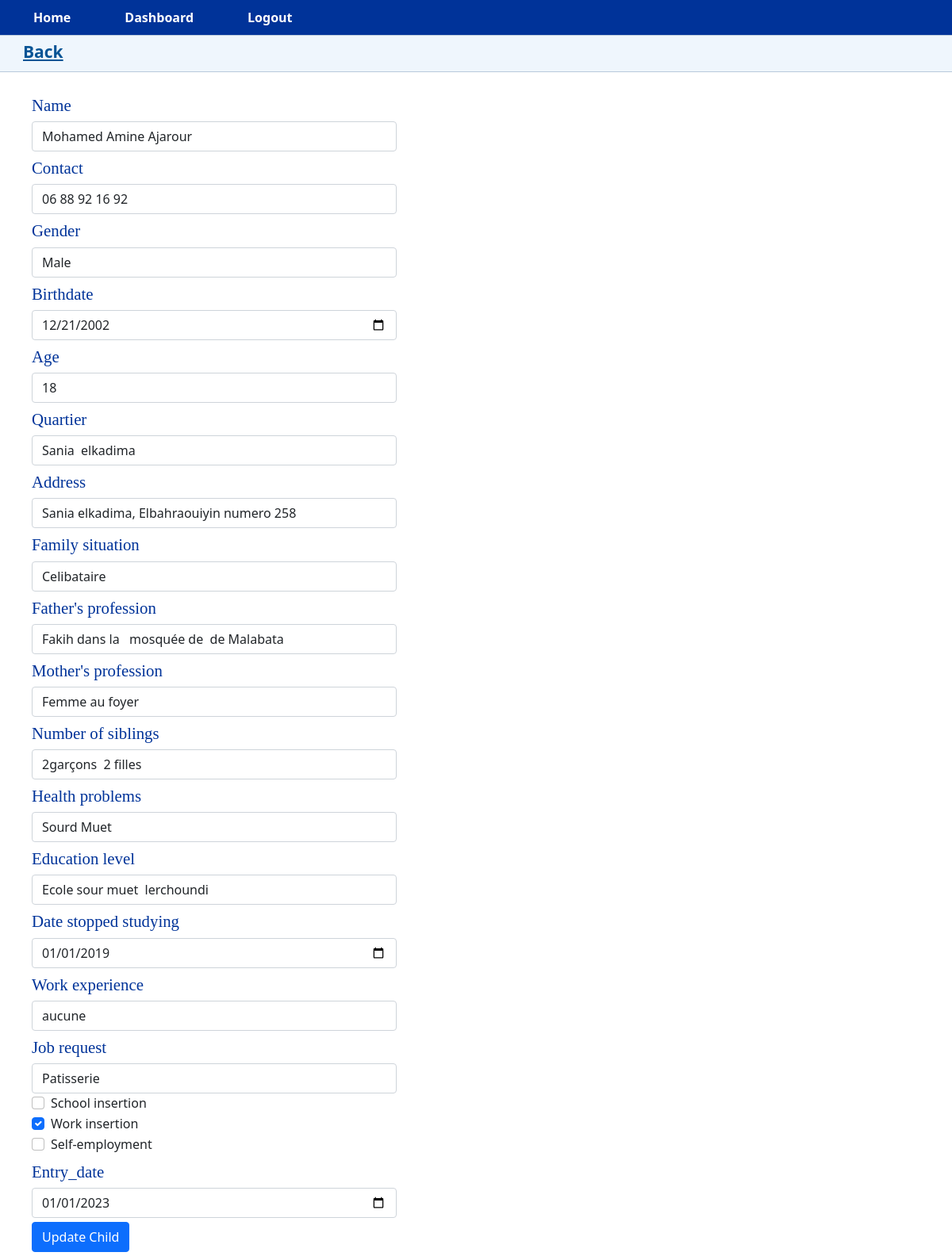
Page /edit_child/3 (signed in) on the committed database.
### app.py (models this page shows)
class Children(db.Model, UserMixin):
    id = db.Column(db.Integer, primary_key=True)
    name = db.Column(db.String(100), nullable=False)
    contact = db.Column(db.String(20), nullable=True)
    sex = db.Column(db.String(10), nullable=False)
    Date_naissance = db.Column(db.Date, nullable=False)
    age = db.Column(db.Integer, nullable=False)
    Quartier = db.Column(db.String(100), nullable=False)
    Adresse = db.Column(db.String(100), nullable=False)
    situation_familliale = db.Column(db.String(100), nullable=True)
    Fonction_pere = db.Column(db.String(100), nullable=True)
    Fonction_mere = db.Column(db.String(100), nullable=True)
    Fraterie = db.Column(db.String(100), nullable=True)
    Problemes_sante = db.Column(db.String(100), nullable=True)
    Niveau_scolaire = db.Column(db.String(100), nullable=True)
    date_arret_etudes = db.Column(db.Date, nullable=True)
    Experience_professionnelle = db.Column(db.String(100), nullable=True)
    Demande = db.Column(db.String(100), nullable=True)
    Insertion_scolaire = db.Column(db.Boolean, default=False, nullable=True)
    Insertion_salariale = db.Column(db.Boolean, default=False, nullable=True)
    Auto_emploi = db.Column(db.Boolean, default=False, nullable=True)
    Entry_date = db.Column(db.Date, nullable=False)
    parent_id = db.Column(db.Integer, db.ForeignKey('user.id'))
    family = db.relationship('Family', backref='associated_child', lazy=True, cascade="all, delete-orphan")

### app.py (the view)
@app.route('/edit_child/<int:id>', methods=['GET', 'POST'])
@role_required('admin', 'manager')
@login_required
def edit_child(id):
    child = Children.query.get(id)
    if child is None:
        flash('Child not found.', 'danger')
        return redirect(url_for('view_children'))
    form = AddChildForm(obj=child)
    if form.validate_on_submit():
        form.populate_obj(child)
        db.session.commit()
        flash('Child updated successfully.', 'success')
        return redirect(url_for('view_children'))
    else:
        form.name.data = child.name
        form.contact.data = child.contact
        form.sex.data = child.sex
        form.Date_naissance.data = child.Date_naissance
        form.age.data = child.age
        form.Quartier.data = child.Quartier
        form.Adresse.data = child.Adresse
        form.situation_familliale.data = child.situation_familliale
        form.Fonction_pere.data = child.Fonction_pere
        form.Fonction_mere.data = child.Fonction_mere
        form.Fraterie.data = child.Fraterie
        form.Problemes_sante.data = child.Problemes_sante
        form.Niveau_scolaire.data = child.Niveau_scolaire
        form.date_arret_etudes.data = child.date_arret_etudes
        form.Experience_professionnelle.data = child.Experience_professionnelle
        form.Demande.data = child.Demande
        form.Insertion_scolaire.data = child.Insertion_scolaire
        form.Insertion_salariale.data = child.Insertion_salariale
        form.Auto_emploi.data = child.Auto_emploi
        form.Entry_date.data = child.Entry_date
    return render_template('edit_child.html', form=form, child=child)

### app.py (called while the page is built)
@login_manager.user_loader
def load_user(id):
    with app.app_context():
        return User.query.get(int(id))

def role_required(*roles):
    def wrapper(fn):
        @wraps(fn)
        def decorated_view(*args, **kwargs):
            if isinstance(current_user, AnonymousUserMixin):
                abort(401)
            if not current_user.has_roles(*roles):
                abort(403)  # HTTP status code for "Forbidden"
            return fn(*args, **kwargs)
        return decorated_view
    return wrapper

    def has_roles(self, *roles):
        return any(role in [r.name for r in self.roles] for role in roles)

### templates/edit_child.html (shortened to what this page needs)
{% extends 'base.html' %}
{% block page_content %}
<div class="row mb-3">
  <div class="sidenav">
    <a href="{{ url_for('view_children') }}" class="nav-item">Back</a>
  </div>
</div>
<form method="POST" class="custom-form">
  <div class="form-group">
    <label for="{{ form.name.id }}" class="label-edit">{{ form.name.label }}</label>
    {{ form.name(class_="form-control") }}
  </div>
  <div class="form-group">
    <label for="{{ form.contact.id }}" class="label-edit">{{ form.contact.label }}</label>
    {{ form.contact(class_="form-control") }}
  </div>
  <div class="form-group">
    <label for="{{ form.sex.id }}" class="label-edit">{{ form.sex.label }}</label>
    {{ form.sex(class_="form-control") }}
  </div>
  <div class="form-group">
    <label for="{{ form.Date_naissance.id }}" class="label-edit">{{ form.Date_naissance.label }}</label>
    {{ form.Date_naissance(class_="form-control") }}
  </div>
  <div class="form-group">
    <label for="{{ form.age.id }}" class="label-edit">{{ form.age.label }}</label>
    {{ form.age(class_="form-control") }}
  </div>
  <div class="form-group">
    <label for="{{ form.Quartier.id }}" class="label-edit">{{ form.Quartier.label }}</label>
    {{ form.Quartier(class_="form-control") }}
  </div>
  <div class="form-group">
    <label for="{{ form.Adresse.id }}" class="label-edit">{{ form.Adresse.label }}</label>
    {{ form.Adresse(class_="form-control") }}
  </div>
  <div class="form-group">
    <label for="{{ form.situation_familliale.id }}" class="label-edit">{{ form.situation_familliale.label }}</label>
    {{ form.situation_familliale(class_="form-control") }}
  </div>
  <div class="form-group">
    <label for="{{ form.Fonction_pere.id }}" class="label-edit">{{ form.Fonction_pere.label }}</label>
    {{ form.Fonction_pere(class_="form-control") }}
  </div>
  <div class="form-group">
    <label for="{{ form.Fonction_mere.id }}" class="label-edit">{{ form.Fonction_mere.label }}</label>
    {{ form.Fonction_mere(class_="form-control") }}
  </div>
  <div class="form-group">
    <label for="{{ form.Fraterie.id }}" class="label-edit">{{ form.Fraterie.label }}</label>
    {{ form.Fraterie(class_="form-control") }}
  </div>
  <div class="form-group">
    <label for="{{ form.Problemes_sante.id }}" class="label-edit">{{ form.Problemes_sante.label }}</label>
    {{ form.Problemes_sante(class_="form-control") }}
  </div>
  <div class="form-group">
    <label for="{{ form.Niveau_scolaire.id }}" class="label-edit">{{ form.Niveau_scolaire.label }}</label>
    {{ form.Niveau_scolaire(class_="form-control") }}
  </div>
  <div class="form-group">
    <label for="{{ form.date_arret_etudes.id }}" class="label-edit">{{ form.date_arret_etudes.label }}</label>
    {{ form.date_arret_etudes(class_="form-control") }}
  </div>
  <div class="form-group">
    <label for="{{ form.Experience_professionnelle.id }}" class="label-edit">{{ form.Experience_professionnelle.label }}</label>
{{ form.Experience_professionnelle(class_="form-control") }}
  </div>
  <div class="form-group">
    <label for="{{ form.Demande.id }}" class="label-edit">{{ form.Demande.label }}</label>
    {{ form.Demande(class_="form-control") }}
  </div>
  <div class="form-group">
    <div class="form-check form-check-inline">
      {{ form.Insertion_scolaire(class_="form-check-input") }}
      <label for="{{ form.Insertion_scolaire.id }}" class="form-check-label">{{ form.Insertion_scolaire.label }}</label>
    </div>
  </div>
  <div class="form-group">
    <div class="form-check form-check-inline">
      {{ form.Insertion_salariale(class_="form-check-input") }}
      <label for="{{ form.Insertion_salariale.id }}" class="form-check-label">{{ form.Insertion_salariale.label }}</label>
    </div>
  </div>
  <div class="form-group">
    <div class="form-check form-check-inline">
      {{ form.Auto_emploi(class_="form-check-input") }}
      <label for="{{ form.Auto_emploi.id }}" class="form-check-label">{{ form.Auto_emploi.label }}</label>
    </div>
  </div>
  <div class="form-group">
    <label for="{{ form.Entry_date.id }}" class="label-edit">{{ form.Entry_date.label }}</label>
    {{ form.Entry_date(class_="form-control") }}
  </div>
<button type="submit" class="btn btn-primary">Update Child</button>
</form>
{% endblock %}

### static/css/styles.css (style rules this page uses)
.row { margin-right: 15px; margin-left: 15px; }
.sidenav { border: 1px solid #b8c9db; background-color: #eff6fd; margin: 5px 0 5px 0; padding: 0; }
.nav-item { display: inline-block; padding: 0 15px 0 7px; position: relative; }
a { text-decoration: none; color: #ffffff; padding: 0.5rem 1rem; border-radius: 0.5rem; transition: background-color 0.3s ease; }
.sidenav > a { color: #065495; height: 30px; padding: 5px 100px 40px 5px; font-size: 21px; font-weight: bold; padding-left: 28px; }
.custom-form { max-width: 500px; padding-left: 40px; }
.label-edit { color: #003399; padding-bottom: 5px; font-size: 1.3rem; font-family: 'Times New Roman', Times, serif; padding-top: 5px; }
.btn-primary { color: #fff; background-color: #0d6efd; border-color: #0d6efd; padding-top: 5px; margin-top: 5px; margin-bottom: 5px; }

### rows in the picture
Children: name "Mohamed Amine Ajarour", contact "06 88 92 16 92", sex "Male", Date_naissance "12/21/2002", age "18", Quartier "Sania elkadima", Adresse "Sania elkadima, Elbahraouiyin numero 258", situation_familliale "Celibataire", Fonction_pere "Fakih dans la mosquée de de Malabata", Fonction_mere "Femme au foyer", Fraterie "2garçons 2 filles", Problemes_sante "Sourd Muet", Niveau_scolaire "Ecole sour muet lerchoundi", date_arret_etudes "01/01/2019", Experience_professionnelle "aucune", Demande "Patisserie", Insertion_salariale "☑", Entry_date "01/01/2023"
